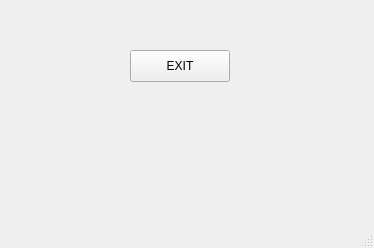
<?xml version="1.0" encoding="UTF-8"?>
<ui version="4.0">
 <class>MainWindow</class>
 <widget class="QMainWindow" name="MainWindow">
  <property name="geometry">
   <rect>
    <x>0</x>
    <y>0</y>
    <width>374</width>
    <height>248</height>
   </rect>
  </property>
  <property name="windowTitle">
   <string>Close Button</string>
  </property>
  <widget class="QWidget" name="centralwidget">
   <widget class="QPushButton" name="pushButton">
    <property name="geometry">
     <rect>
      <x>130</x>
      <y>50</y>
      <width>100</width>
      <height>32</height>
     </rect>
    </property>
    <property name="text">
     <string>EXIT</string>
    </property>
   </widget>
  </widget>
  <widget class="QMenuBar" name="menubar">
   <property name="geometry">
    <rect>
     <x>0</x>
     <y>0</y>
     <width>374</width>
     <height>39</height>
    </rect>
   </property>
  </widget>
  <widget class="QStatusBar" name="statusbar"/>
 </widget>
 <resources/>
 <connections/>
</ui>
